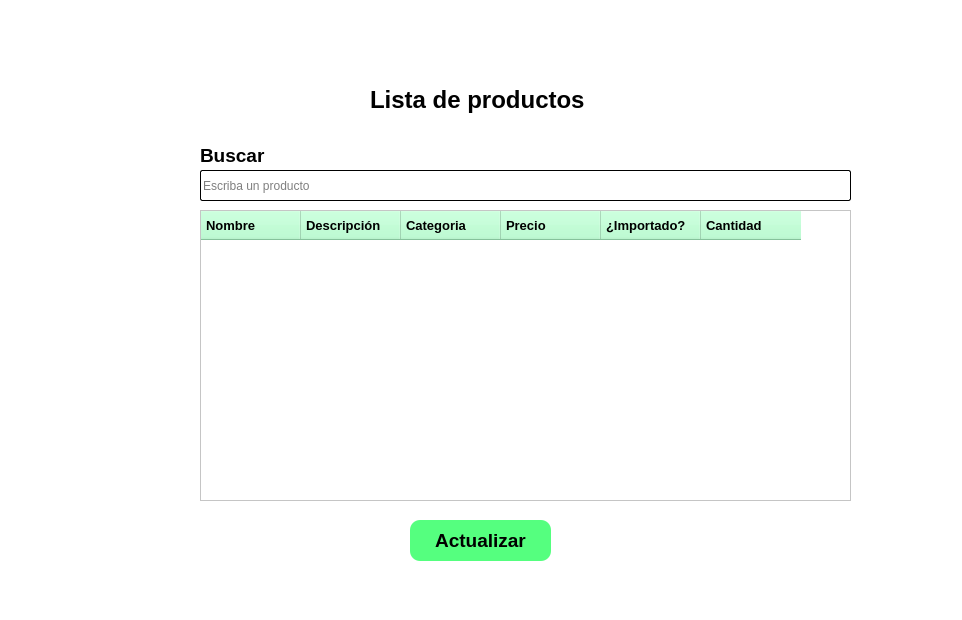
<?xml version="1.0" encoding="UTF-8"?>
<ui version="4.0">
 <class>Dialog</class>
 <widget class="QDialog" name="Dialog">
  <property name="windowModality">
   <enum>Qt::WindowModality::ApplicationModal</enum>
  </property>
  <property name="geometry">
   <rect>
    <x>0</x>
    <y>0</y>
    <width>962</width>
    <height>620</height>
   </rect>
  </property>
  <property name="windowTitle">
   <string>Lista de productos</string>
  </property>
  <property name="windowIcon">
   <iconset>
    <normaloff>C:/Users/Adrian/Downloads/inventario-16.png</normaloff>C:/Users/Adrian/Downloads/inventario-16.png</iconset>
  </property>
  <property name="styleSheet">
   <string notr="true">background-color: rgb(255, 255, 255);</string>
  </property>
  <widget class="QTableWidget" name="tblProducts">
   <property name="geometry">
    <rect>
     <x>200</x>
     <y>210</y>
     <width>651</width>
     <height>291</height>
    </rect>
   </property>
   <property name="styleSheet">
    <string notr="true">QHeaderView::section {
    background-color: rgba(170, 255, 200, 0.8); /* Verde pastel más suave */
    color: rgb(0, 0, 0); 
    padding: 5px;
    font-size: 10pt;
    font-weight: 700;
}

QHeaderView::section:hover {
    background-color: rgba(170, 255, 200, 0.6); /* Un poco más transparente al pasar el mouse */
}
</string>
   </property>
   <column>
    <property name="text">
     <string>Nombre</string>
    </property>
    <property name="textAlignment">
     <set>AlignLeading|AlignVCenter</set>
    </property>
   </column>
   <column>
    <property name="text">
     <string>Descripción</string>
    </property>
    <property name="textAlignment">
     <set>AlignLeading|AlignVCenter</set>
    </property>
   </column>
   <column>
    <property name="text">
     <string>Categoria</string>
    </property>
    <property name="textAlignment">
     <set>AlignLeading|AlignVCenter</set>
    </property>
   </column>
   <column>
    <property name="text">
     <string>Precio</string>
    </property>
    <property name="textAlignment">
     <set>AlignLeading|AlignVCenter</set>
    </property>
   </column>
   <column>
    <property name="text">
     <string>¿Importado?</string>
    </property>
    <property name="textAlignment">
     <set>AlignLeading|AlignVCenter</set>
    </property>
   </column>
   <column>
    <property name="text">
     <string>Cantidad</string>
    </property>
    <property name="textAlignment">
     <set>AlignLeading|AlignVCenter</set>
    </property>
   </column>
  </widget>
  <widget class="QLabel" name="label_5">
   <property name="geometry">
    <rect>
     <x>370</x>
     <y>80</y>
     <width>221</width>
     <height>41</height>
    </rect>
   </property>
   <property name="text">
    <string>&lt;!DOCTYPE HTML PUBLIC &quot;-//W3C//DTD HTML 4.0//EN&quot; &quot;http://www.w3.org/TR/REC-html40/strict.dtd&quot;&gt;
&lt;html&gt;&lt;head&gt;&lt;meta name=&quot;qrichtext&quot; content=&quot;1&quot; /&gt;&lt;meta charset=&quot;utf-8&quot; /&gt;&lt;style type=&quot;text/css&quot;&gt;
p, li { white-space: pre-wrap; }
hr { height: 1px; border-width: 0; }
li.unchecked::marker { content: &quot;\2610&quot;; }
li.checked::marker { content: &quot;\2612&quot;; }
&lt;/style&gt;&lt;/head&gt;&lt;body style=&quot; font-family:'Segoe UI'; font-size:9pt; font-weight:400; font-style:normal;&quot;&gt;
&lt;p style=&quot; margin-top:0px; margin-bottom:0px; margin-left:0px; margin-right:0px; -qt-block-indent:0; text-indent:0px;&quot;&gt;&lt;span style=&quot; font-size:18pt; font-weight:700; color:#000000;&quot;&gt;Lista de productos&lt;/span&gt;&lt;/p&gt;&lt;/body&gt;&lt;/html&gt;</string>
   </property>
  </widget>
  <widget class="QLabel" name="label">
   <property name="geometry">
    <rect>
     <x>440</x>
     <y>20</y>
     <width>61</width>
     <height>61</height>
    </rect>
   </property>
   <property name="sizePolicy">
    <sizepolicy hsizetype="Preferred" vsizetype="Preferred">
     <horstretch>0</horstretch>
     <verstretch>0</verstretch>
    </sizepolicy>
   </property>
   <property name="minimumSize">
    <size>
     <width>30</width>
     <height>30</height>
    </size>
   </property>
   <property name="text">
    <string/>
   </property>
   <property name="pixmap">
    <pixmap>C:/Users/Adrian/Downloads/inventario.png</pixmap>
   </property>
   <property name="scaledContents">
    <bool>true</bool>
   </property>
  </widget>
  <widget class="QPushButton" name="btnUpdateTable">
   <property name="geometry">
    <rect>
     <x>410</x>
     <y>520</y>
     <width>141</width>
     <height>41</height>
    </rect>
   </property>
   <property name="font">
    <font>
     <pointsize>14</pointsize>
     <bold>true</bold>
    </font>
   </property>
   <property name="cursor">
    <cursorShape>PointingHandCursor</cursorShape>
   </property>
   <property name="styleSheet">
    <string notr="true">background-color: rgb(85, 255, 127);
color: rgb(0, 0, 0);
border-radius: 10px;
border: none;</string>
   </property>
   <property name="text">
    <string>Actualizar</string>
   </property>
  </widget>
  <widget class="QLabel" name="label_2">
   <property name="geometry">
    <rect>
     <x>200</x>
     <y>140</y>
     <width>91</width>
     <height>31</height>
    </rect>
   </property>
   <property name="text">
    <string>&lt;html&gt;&lt;head/&gt;&lt;body&gt;&lt;p&gt;&lt;span style=&quot; font-size:14pt; font-weight:700;&quot;&gt;  Buscar&lt;/span&gt;&lt;/p&gt;&lt;/body&gt;&lt;/html&gt;</string>
   </property>
  </widget>
  <widget class="QLineEdit" name="qleSearch">
   <property name="geometry">
    <rect>
     <x>200</x>
     <y>170</y>
     <width>651</width>
     <height>31</height>
    </rect>
   </property>
   <property name="styleSheet">
    <string notr="true">color: rgb(0, 0, 0);
border: none;
border: 1px solid #000000;;
border-radius: 2px;</string>
   </property>
   <property name="placeholderText">
    <string>Escriba un producto</string>
   </property>
  </widget>
 </widget>
 <resources/>
 <connections/>
</ui>
